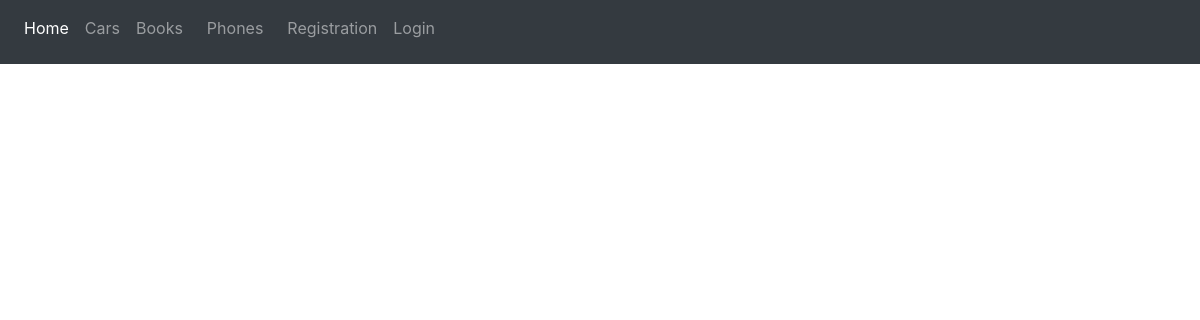
The app's page /cars.php, older data.
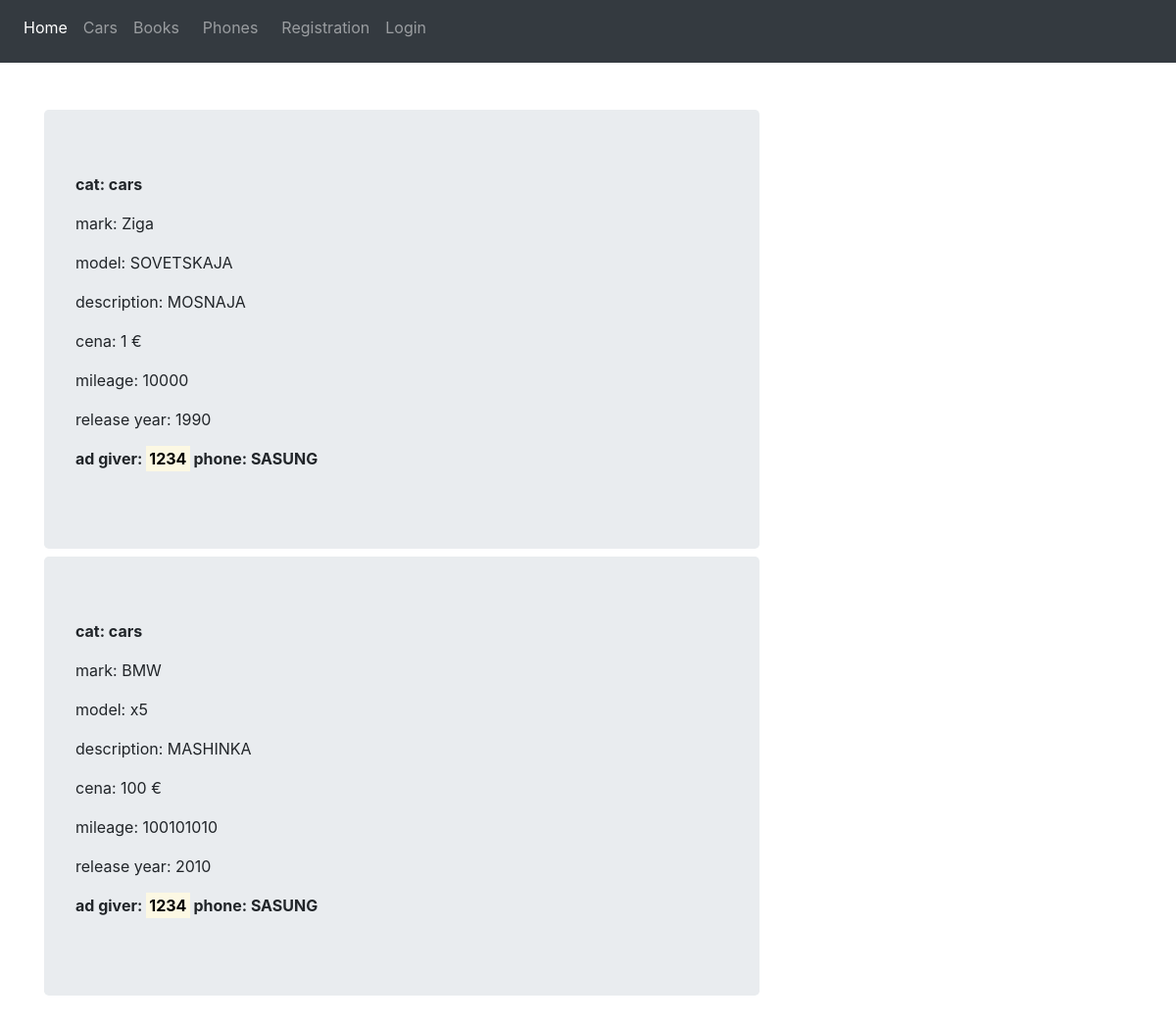
The same page, newer data.
### tables this page shows
CREATE TABLE IF NOT EXISTS `advertisement` (
  `id` int(11) NOT NULL AUTO_INCREMENT,
  `user_id` int(11) NOT NULL,
  `description` text NOT NULL,
  `type` int(11) NOT NULL,
  `cena` double NOT NULL,
  PRIMARY KEY (`id`),
  KEY `user_id` (`user_id`),
  KEY `type` (`type`)
);

CREATE TABLE IF NOT EXISTS `ad_car` (
  `id` int(11) NOT NULL AUTO_INCREMENT,
  `ad_id` int(11) NOT NULL,
  `release_year` year(4) NOT NULL,
  `mileage` int(11) NOT NULL,
  `car_mark` varchar(30) NOT NULL,
  `car_model` varchar(30) NOT NULL,
  PRIMARY KEY (`id`),
  KEY `ad_id` (`ad_id`)
);

CREATE TABLE IF NOT EXISTS `users` (
  `id` int(11) NOT NULL AUTO_INCREMENT,
  `email` varchar(30) NOT NULL,
  `login` varchar(30) NOT NULL,
  `phone` varchar(20) NOT NULL,
  `password` varchar(100) NOT NULL,
  PRIMARY KEY (`id`),
  UNIQUE KEY `email` (`email`),
  UNIQUE KEY `login` (`login`),
  UNIQUE KEY `phone` (`phone`)
);

### cars.php (the view, shortened to what this page needs)
<html>
    <head>
        <?php require 'blocks/head.php' ?>
    </head>
    <body>
        <?php require 'blocks/header.php' ?>
        <main class="container mt-5">
            <div class="row">
                <div class="col-md-8 mb-5">
                    <?php
                        require 'database_connection/db.php';
                        $sql = "SELECT a.*, ac.*, u.login, u.phone FROM advertisement as a
                                    INNER JOIN ad_car as ac on ac.ad_id = a.id
                                    INNER JOIN users as u on u.id = a.user_id";
                        $advs = mysqli_query($connection, $sql);
                        while($adv = $advs->fetch_assoc()){
                            echo "<div class='mb-2 jumbotron'>
                                  <p><b> cat: cars </b></p>
                                  <p> mark: {$adv['car_mark']} </p>
                                  <p> model: {$adv['car_model']} </p>
                                  <p> description: {$adv['description']} </p>
                                  <p> cena: {$adv['cena']} &euro;</p>
                                  <p> mileage: {$adv['mileage']} </p>
                                  <p> release year: {$adv['release_year']} </p>
                                  <p><b> ad giver: <mark>{$adv['login']}</mark> phone: {$adv['phone']}</b></p>
                                  </div>";
                        }
                    ?>
                </div>
            </div>
        </main>
    </body>
</html>

### blocks/head.php (shortened to what this page needs)
<link rel="stylesheet" href="/css/bootstrap.min.css">
<link rel="stylesheet" href="/css/main.css">

### blocks/header.php (shortened to what this page needs)
<nav class="navbar navbar-expand-md navbar-dark fixed-top bg-dark">
  <div class="collapse navbar-collapse" id="navbarCollapse">
    <ul class="navbar-nav mr-auto">
      <li class="nav-item active">
        <a class="nav-link" href="/">Home <span class="sr-only">(current)</span></a>
      </li>
      <li class="nav-item">
        <a class="nav-link" href="cars.php">Cars</a>
     </li>
      <li class="nav-item">
        <a class="nav-link mr-2 mb-2" href="books.php">Books</a>
     </li>
      <li class="nav-item">
        <a class="nav-link mr-2 mb-2" href="phones.php">Phones</a>
     </li>
     <?php if (!isset($_COOKIE['login'])): ?>
     <li class="nav-item">
        <a class="nav-link" href="reg.php">Registration</a>
     </li>
     <li class="nav-item">
        <a class="nav-link" href="auth.php">Login</a>
     </li>
    <?php endif; ?>
    </ul>
  </div>
</nav>

### css/main.css (style rules this page uses)
.fixed-top { position: fixed; top: 0; right: 0; left: 0; z-index: 1030; }
.bg-dark { background-color: #343a40!important; }
.navbar-expand-md { -ms-flex-flow: row nowrap; flex-flow: row nowrap; -ms-flex-pack: start; justify-content: flex-start; }
.navbar { position: relative; display: -ms-flexbox; display: flex; -ms-flex-wrap: wrap; flex-wrap: wrap; -ms-flex-align: center; align-items: center; -ms-flex-pack: justify; justify-content: space-between; padding: .5rem 1rem; }
article, aside, figcaption, figure, footer, header, hgroup, main, nav, section { display: block; }
body { margin: 0; font-family: -apple-system,BlinkMacSystemFont,"Segoe UI",Roboto,"Helvetica Neue",Arial,"Noto Sans",sans-serif,"Apple Color Emoji","Segoe UI Emoji","Segoe UI Symbol","Noto Color Emoji"; font-size: 1rem; font-weight: 400; line-height: 1.5; color: #212529; text-align: left; background-color: #fff; }
:root { --blue: #007bff; --indigo: #6610f2; --purple: #6f42c1; --pink: #e83e8c; --red: #dc3545; --orange: #fd7e14; --yellow: #ffc107; --green: #28a745; --teal: #20c997; --cyan: #17a2b8; --white: #fff; --gray: #6c757d; --gray-dark: #343a40; --primary: #007bff; --secondary: #6c757d; --success: #28a745; --info: #17a2b8; --warning: #ffc107; --danger: #dc3545; --light: #f8f9fa; --dark: #343a40; --breakpoint-xs: 0; --breakpoint-sm: 576px; --breakpoint-md: 768px; --breakpoint-lg: 992px; --breakpoint-xl: 1200px; --font-family-sans-serif: -apple-system,BlinkMacSystemFont,"Segoe UI",Roboto,"Helvetica Neue",Arial,"Noto Sans",sans-serif,"Apple Color Emoji","Segoe UI Emoji","Segoe UI Symbol","Noto Color Emoji"; --font-family-monospace: SFMono-Regular,Menlo,Monaco,Consolas,"Liberation Mono","Courier New",monospace; }
html { font-family: sans-serif; line-height: 1.15; -webkit-text-size-adjust: 100%; -webkit-tap-highlight-color: transparent; }

Row changes from the older to the newer data that the page shows:
added advertisement: ad_car.car_mark "Ziga", ad_car.car_model "SOVETSKAJA", description "MOSNAJA", cena "1", ad_car.mileage "10000", ad_car.release_year "1990", user.login "1234", user.phone "SASUNG"
added advertisement: ad_car.car_mark "BMW", ad_car.car_model "x5", description "MASHINKA", cena "100", ad_car.mileage "100101010", ad_car.release_year "2010", user.login "1234", user.phone "SASUNG"
